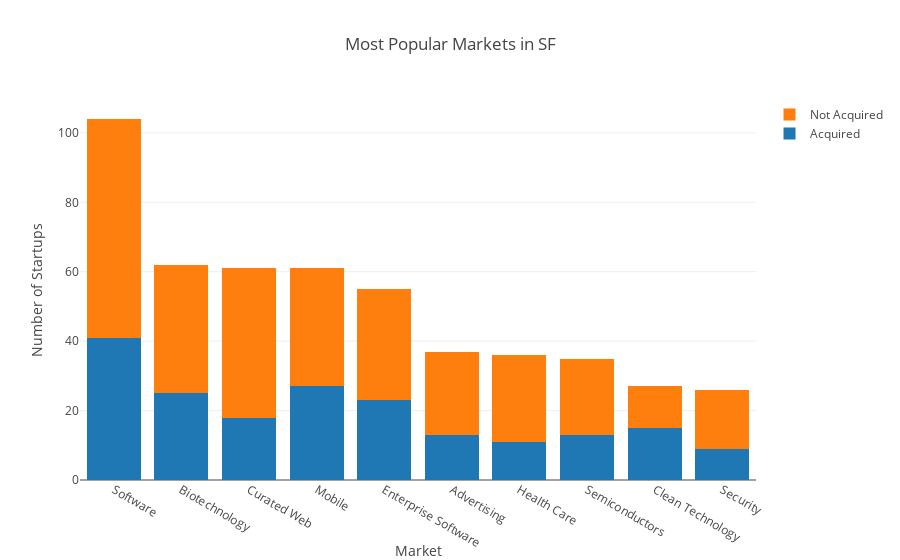

The notebook cell this image was saved under:
### Code cell
trace1 = go.Bar(
    x=popular_markets.keys()[:10],
    y=acquired_markets[:10],
    name='Acquired'
)
trace2 = go.Bar(
    x=popular_markets.keys()[:10],
    y=not_acquired_markets[:10],
    name='Not Acquired'
)
    
data = [trace1, trace2]
layout = go.Layout(
    title ='Most Popular Markets in SF',
    barmode='stack',
    xaxis=dict(title='Market'),
    yaxis=dict(title='Number of Startups')
)

fig = go.Figure(data=data, layout=layout)
iplot(fig, filename='stacked-bar')

### Figure 1 — Plotly figure (JSON) as saved in the notebook; plotly's stock layout.template omitted (floating-point values rounded to 4 significant figures)
{"data": [{"name": "Acquired", "type": "bar", "uid": "4300943e-dd45-11e8-9ac7-6a000073fc60", "x": ["Software", "Biotechnology", "Curated Web", "Mobile", "Enterprise Software", "Advertising", "Health Care", "Semiconductors", "Clean Technology", "Security"], "y": [41, 25, 18, 27, 23, 13, 11, 13, 15, 9]}, {"name": "Not Acquired", "type": "bar", "uid": "43009592-dd45-11e8-8b85-6a000073fc60", "x": ["Software", "Biotechnology", "Curated Web", "Mobile", "Enterprise Software", "Advertising", "Health Care", "Semiconductors", "Clean Technology", "Security"], "y": [63, 37, 43, 34, 32, 24, 25, 22, 12, 17]}], "layout": {"barmode": "stack", "title": "Most Popular Markets in SF", "xaxis": {"title": "Market"}, "yaxis": {"title": "Number of Startups"}}}
